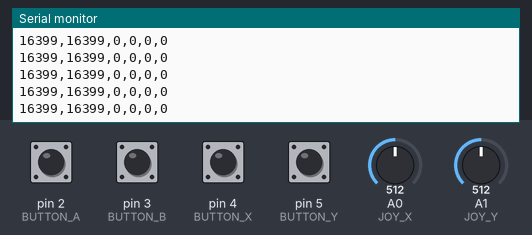
Simulated run of this sketch. Board: Arduino Uno, built with avr-gcc and run on an emulated ATmega328P. Parts: the last lines printed to the serial monitor. The inputs (shaded band) are chosen by the test bench; at power-on: pin 2 (BUTTON_A), pin 3 (BUTTON_B), pin 4 (BUTTON_X), pin 5 (BUTTON_Y) HIGH, A1 (JOY_Y) = 512, A0 (JOY_X) = 512.

Above: at 16.2 s.
16.3 s: A1 (JOY_Y) set to 296
At 17.0 s:
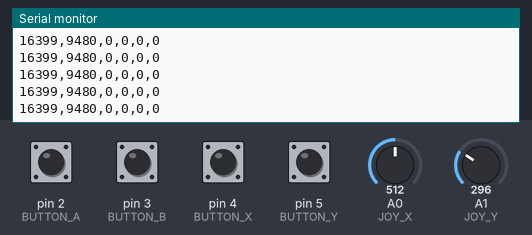
19.3 s: A1 (JOY_Y) set to 325
At 20.3 s:
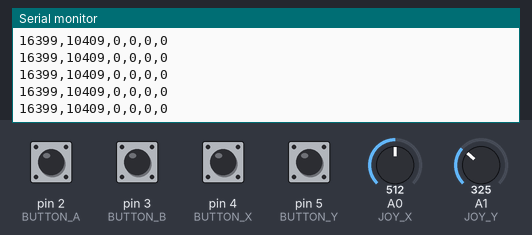
Timing chart, 0 to 22.3 s (numbered marks = the images above; inputs shaded):
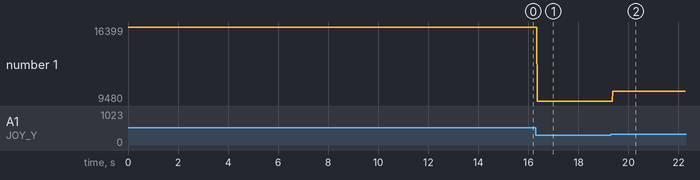

The sketch:

nano_gamepad.ino
```cpp
#define JOY_X A0
#define JOY_Y A1

#define BUTTON_A 2
#define BUTTON_B 3
#define BUTTON_X 4
#define BUTTON_Y 5

void setup() {
  Serial.begin(9600);

  pinMode(BUTTON_A, INPUT_PULLUP);
  pinMode(BUTTON_B, INPUT_PULLUP);
  pinMode(BUTTON_X, INPUT_PULLUP);
  pinMode(BUTTON_Y, INPUT_PULLUP);
}

// Maps 0–1023 to 0–32767 for vJoy
int mapToVJoy(int value) {
  return map(value, 0, 1023, 0, 32767);
}

void loop() {
  int x = mapToVJoy(analogRead(JOY_X));
  int y = mapToVJoy(analogRead(JOY_Y));

  int bA = digitalRead(BUTTON_A) == LOW ? 1 : 0;
  int bB = digitalRead(BUTTON_B) == LOW ? 1 : 0;
  int bX = digitalRead(BUTTON_X) == LOW ? 1 : 0;
  int bY = digitalRead(BUTTON_Y) == LOW ? 1 : 0;

  // Send mapped values over Serial
  Serial.print(x); Serial.print(",");
  Serial.print(y); Serial.print(",");
  Serial.print(bA); Serial.print(",");
  Serial.print(bB); Serial.print(",");
  Serial.print(bX); Serial.print(",");
  Serial.println(bY);

  delay(10); // Adjust for performance
}
```

Measured:
- after the input at 16.3 s, the serial monitor: prints a new line after 0.06 s (image 1)
- after the input at 19.3 s, the serial monitor: prints a new line after 0.08 s (image 2)
- plotted number 1: 16399 → 9480 after the input at 16.3 s, 9480 → 10409 after the input at 19.3 s
